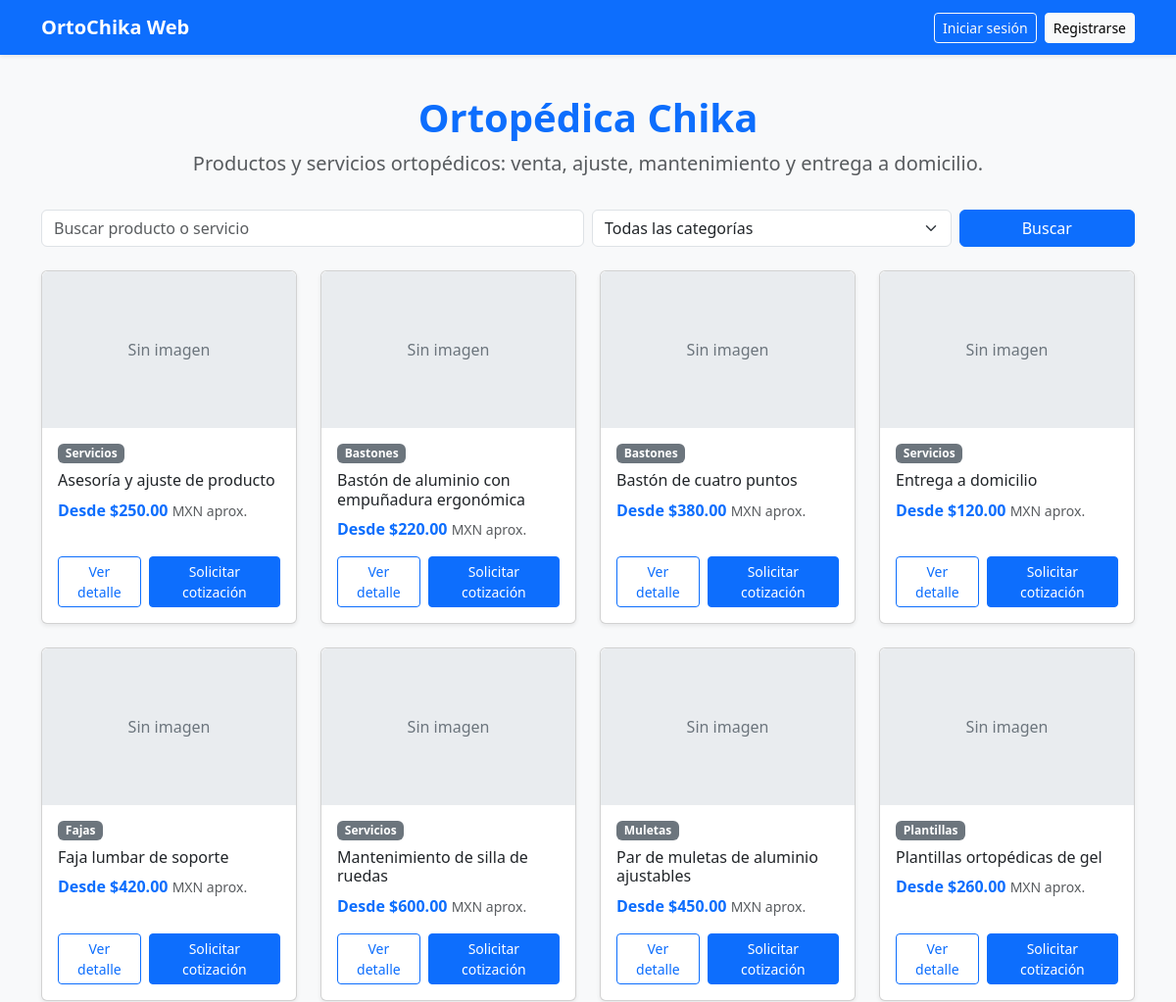
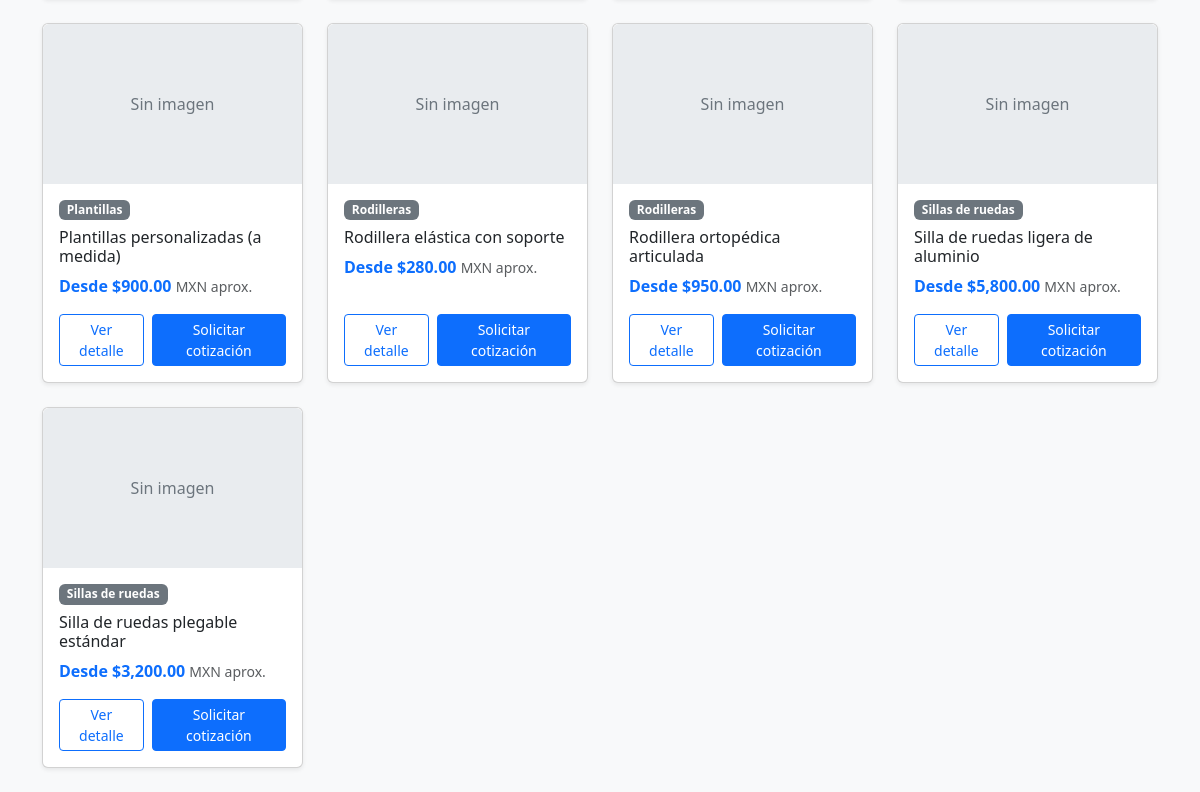
The page / on the database its author committed (2 pictures, top to bottom).
### app/models/catalogo.py (models this page shows)
class ProductoServicio(db.Model):
    __tablename__ = "Productos_Servicios"
    id_producto = db.Column(db.Integer, primary_key=True)
    nombre = db.Column(db.String(120), nullable=False)
    descripcion = db.Column(db.Text)
    categoria = db.Column(db.String(60))
    precio_aprox = db.Column(db.Numeric(10, 2))
    imagen = db.Column(db.String(255))           # ruta/nombre dentro de static/img
    cotizaciones = db.relationship("Cotizacion", back_populates="producto")

### app/catalogo.py (the view)
@catalogo_bp.route("/")
def index():
    q = request.args.get("q", "").strip()
    categoria = request.args.get("categoria", "").strip()
    consulta = db.select(ProductoServicio).order_by(ProductoServicio.nombre)
    if q:
        consulta = consulta.where(
            ProductoServicio.nombre.ilike(f"%{q}%") | ProductoServicio.descripcion.ilike(f"%{q}%")
        )
    if categoria:
        consulta = consulta.where(ProductoServicio.categoria == categoria)
    categorias = db.session.scalars(
        db.select(ProductoServicio.categoria)
        .where(ProductoServicio.categoria.is_not(None))
        .distinct()
        .order_by(ProductoServicio.categoria)
    ).all()
    return render_template(
        "catalogo/index.html",
        productos=db.session.scalars(consulta).all(),
        categorias=categorias,
        q=q,
        categoria=categoria,
    )

### app/templates/catalogo/index.html (shortened to what this page needs)
{% extends "base.html" %}
{% block content %}
<section class="text-center py-3 mb-3">
  <h1 class="fw-bold text-primary">Ortopédica Chika</h1>
  <p class="lead text-muted mb-0">
    Productos y servicios ortopédicos: venta, ajuste, mantenimiento y entrega a domicilio.
  </p>
</section>
<form method="get" class="row g-2 mb-4">
  <div class="col-md-6">
    <input type="search" name="q" class="form-control" value="{{ q }}"
           placeholder="Buscar producto o servicio">
  </div>
  <div class="col-md-4">
    <select name="categoria" class="form-select">
      <option value="">Todas las categorías</option>
    </select>
  </div>
  <div class="col-md-2 d-grid">
    <button type="submit" class="btn btn-primary">Buscar</button>
  </div>
</form>
<div class="row g-4">
  {% for p in productos %}
    <div class="col-sm-6 col-lg-4 col-xl-3">
      <div class="card h-100 shadow-sm">
        {% if p.imagen %}
          <img src="{{ url_for('static', filename='img/' ~ p.imagen) }}" alt="{{ p.nombre }}"
               class="card-img-top producto-imagen">
        {% else %}
          <div class="producto-imagen producto-sin-imagen">Sin imagen</div>
        {% endif %}
        <div class="card-body d-flex flex-column">
          <span class="badge text-bg-secondary align-self-start mb-2">{{ p.categoria }}</span>
          <h6 class="card-title">{{ p.nombre }}</h6>
          {% if p.precio_aprox is not none %}
            <p class="fw-bold text-primary mb-3">
              Desde ${{ "{:,.2f}".format(p.precio_aprox) }} <small class="text-muted fw-normal">MXN aprox.</small>
            </p>
          {% endif %}
          <div class="d-flex gap-2 mt-auto">
            <a href="{{ url_for('catalogo.detalle', id_producto=p.id_producto) }}"
               class="btn btn-outline-primary btn-sm">Ver detalle</a>
            {% if not current_user.is_authenticated or current_user.rol == 'cliente' %}
              <a href="{{ url_for('catalogo.cotizar', id_producto=p.id_producto) }}" class="btn btn-primary btn-sm">Solicitar cotización</a>
            {% endif %}
          </div>
        </div>
      </div>
    </div>
  {% else %}
    <div class="col-12">
      <div class="alert alert-light border text-center">
        No se encontraron productos o servicios{% if q or categoria %} con esos filtros{% endif %}.
      </div>
    </div>
  {% endfor %}
</div>
{% endblock %}

### app/templates/base.html (shortened to what this page needs)
<!doctype html>
<html lang="es">
<head>
  <link href="https://cdn.jsdelivr.net/npm/bootstrap@5.3.3/dist/css/bootstrap.min.css" rel="stylesheet">
  <link href="{{ url_for('static', filename='css/style.css') }}" rel="stylesheet">
</head>
<body class="bg-light">
  <nav class="navbar navbar-dark bg-primary shadow-sm">
    <div class="container">
      <a class="navbar-brand fw-bold" href="{{ url_for('catalogo.index') }}">OrtoChika Web</a>
      <div class="d-flex flex-wrap align-items-center gap-2 text-white">
        {% if current_user.is_authenticated %}
          <span class="me-2">Hola, <b>{{ current_user.nombre }}</b> (<i>{{ current_user.rol }}</i>)</span>
          <a class="btn btn-outline-light btn-sm" href="{{ url_for('main.dashboard') }}">Mi panel</a>
          <a class="btn btn-outline-light btn-sm" href="{{ url_for('auth.cambiar_contrasena') }}">Contraseña</a>
          <form method="post" action="{{ url_for('auth.logout') }}" class="m-0">
            <input type="hidden" name="csrf_token" value="{{ csrf_token() }}">
            <button type="submit" class="btn btn-outline-light btn-sm">Cerrar sesión</button>
          </form>
        {% else %}
          <a class="btn btn-outline-light btn-sm" href="{{ url_for('auth.login') }}">Iniciar sesión</a>
          <a class="btn btn-light btn-sm" href="{{ url_for('auth.registro') }}">Registrarse</a>
        {% endif %}
      </div>
    </div>
  </nav>
  <main class="container py-4">
    {% block content %}{% endblock %}
  </main>
</body>
</html>

### app/static/css/style.css (style rules this page uses)
.producto-imagen { height: 160px; object-fit: cover; }
.producto-sin-imagen { display: flex; align-items: center; justify-content: center; background: #e9ecef; color: #6c757d; border-top-left-radius: inherit; border-top-right-radius: inherit; }

### rows shown on the page
ProductoServicio: shows "Sin imagen", categoria "Servicios", nombre "Asesoría y ajuste de producto", precio_aprox "250.00"
ProductoServicio: shows "Sin imagen", categoria "Bastones", nombre "Bastón de aluminio con empuñadura ergonómica", precio_aprox "220.00"
ProductoServicio: shows "Sin imagen", categoria "Bastones", nombre "Bastón de cuatro puntos", precio_aprox "380.00"
ProductoServicio: shows "Sin imagen", categoria "Servicios", nombre "Entrega a domicilio", precio_aprox "120.00"
ProductoServicio: shows "Sin imagen", categoria "Fajas", nombre "Faja lumbar de soporte", precio_aprox "420.00"
ProductoServicio: shows "Sin imagen", categoria "Servicios", nombre "Mantenimiento de silla de ruedas", precio_aprox "600.00"
ProductoServicio: shows "Sin imagen", categoria "Muletas", nombre "Par de muletas de aluminio ajustables", precio_aprox "450.00"
ProductoServicio: shows "Sin imagen", categoria "Plantillas", nombre "Plantillas ortopédicas de gel", precio_aprox "260.00"
ProductoServicio: shows "Sin imagen", categoria "Plantillas", nombre "Plantillas personalizadas (a medida)", precio_aprox "900.00"
ProductoServicio: shows "Sin imagen", categoria "Rodilleras", nombre "Rodillera elástica con soporte", precio_aprox "280.00"
ProductoServicio: shows "Sin imagen", categoria "Rodilleras", nombre "Rodillera ortopédica articulada", precio_aprox "950.00"
ProductoServicio: shows "Sin imagen", categoria "Sillas de ruedas", nombre "Silla de ruedas ligera de aluminio", precio_aprox "5,800.00"
ProductoServicio: shows "Sin imagen", categoria "Sillas de ruedas", nombre "Silla de ruedas plegable estándar", precio_aprox "3,200.00"
